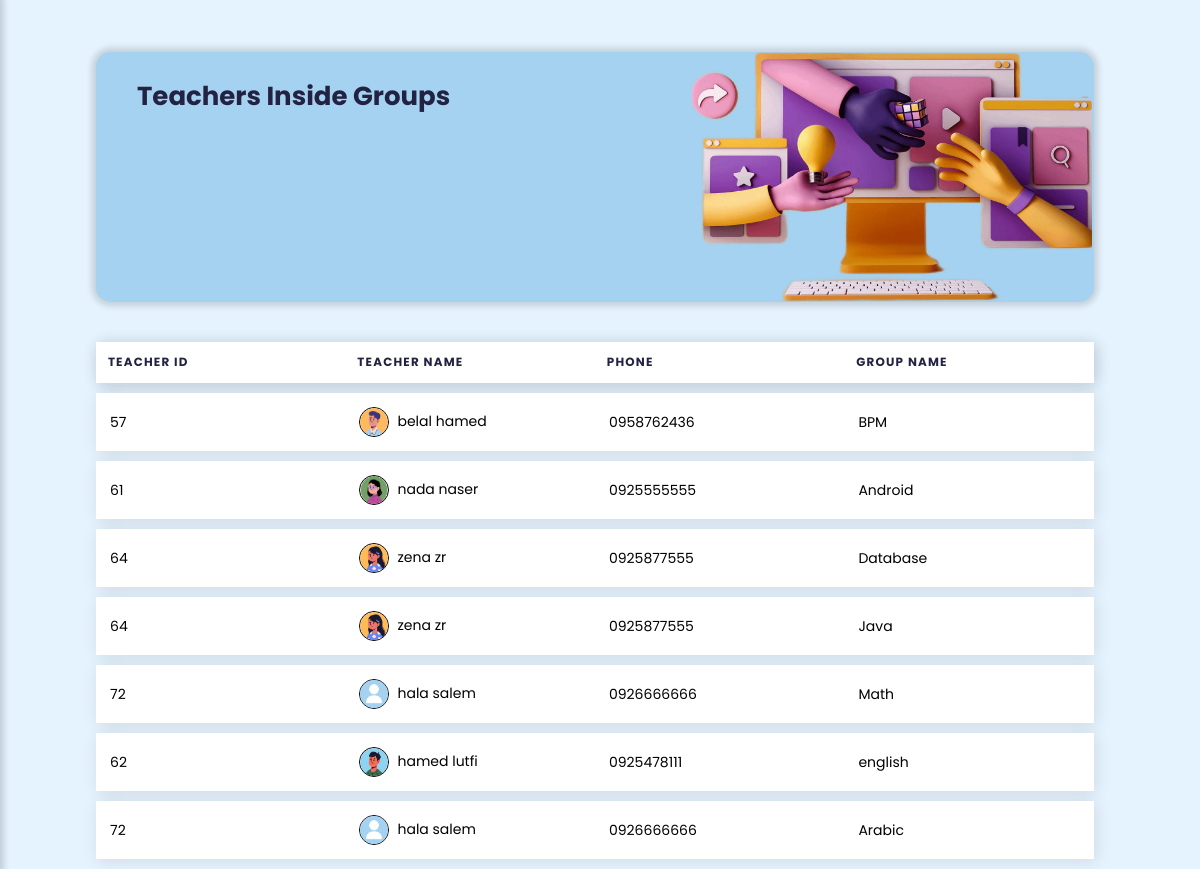
The app's page /UI/control_panel/teacher_with_group_control_panel.php (signed in) with its own data.
### tables this page shows
CREATE TABLE IF NOT EXISTS `teacher` (
  `tr_id` int(8) NOT NULL AUTO_INCREMENT,
  `user_id` int(8) NOT NULL,
  `tr_phone_no` varchar(10) NOT NULL,
  PRIMARY KEY (`tr_id`),
  KEY `user_id` (`user_id`)
);

CREATE TABLE IF NOT EXISTS `user` (
  `user_id` int(8) NOT NULL AUTO_INCREMENT,
  `full_name` varchar(50) NOT NULL,
  `password` varchar(225) NOT NULL,
  `u_img` varchar(225) DEFAULT NULL,
  `role` varchar(8) DEFAULT NULL,
  PRIMARY KEY (`user_id`)
);

CREATE TABLE IF NOT EXISTS `groups` (
  `g_no` int(8) NOT NULL AUTO_INCREMENT,
  `tr_id` int(8) NOT NULL,
  `g_name` varchar(25) NOT NULL,
  `Datetime` datetime NOT NULL DEFAULT CURRENT_TIMESTAMP,
  PRIMARY KEY (`g_no`),
  KEY `tr_id` (`tr_id`)
);

### DataBase/db.php (called while the page is built, shortened)
<?php
require("Connection.php");
function selectAllTeacherInfo(){
    $sql = "SELECT teacher.tr_id,user.user_id,user.full_name,user.u_img,teacher.tr_phone_no,groups.g_name from teacher,user,groups WHERE user.user_id=teacher.user_id AND teacher.tr_id=groups.tr_id;";
    global $conn;
    $pre=$conn->prepare($sql);
    $pre->execute();
    $records=$pre->get_result()->fetch_all(MYSQLI_ASSOC);
    return $records;
}

### UI/control_panel/teacher_with_group_control_panel.php (the view, shortened to what this page needs)
<?php
$teachers=selectAllTeacherInfo();
?>
<!DOCTYPE html>
<html lang="en">
    <head>
        <link rel="stylesheet" href="../../css/controlpanel_groups_teacher_student_files.css">
        <link rel="stylesheet" href="https://maxst.icons8.com/vue-static/landings/line-awesome/line-awesome/1.3.0/css/line-awesome.min.css">
    </head>
<body id="b-vlightblue">
<header class="main_icon">
</header>
<div class="main-content">
    <div class="header-box">
        <div class="header-box-content-table">
            <h2>Teachers Inside Groups</h2><br>
        </div>
        <img src="../../sources/image/teacher_image_3d.png" >
    </div>
    <div class="table-box">
        <table class="table">
            <thead>
                <tr>
                    <th scope="col">Teacher Id</th>
                    <th scope="col">Teacher Name</th>
                    <th scope="col">Phone</th>
                    <th scope="col">Group Name</th>
                </tr>
            </thead>
            <tbody>
            <?php foreach($teachers as $key => $teacher):?>
                <tr>
                    <td data-label="tr-id"><?php echo $teacher['tr_id'] ?></td>
                    <td data-label="tr-name"><img src="<?php echo BASE_URL . '/sources/image/' . $teacher['u_img']; ?>" class="tab-img" style="width: 30px; height: 30px;border-radius:100%;"><?php echo $teacher['full_name'] ?></td>
                    <td data-label="tr-phone"><?php echo $teacher['tr_phone_no'] ?></td>
                    <td data-label="g-name"><?php echo $teacher['g_name'] ?></td>
                </tr>
            <?php endforeach; ?>
            </tbody>
        </table>
    </div>
</div>
</body>
</html>

### css/controlpanel_groups_teacher_student_files.css (style rules this page uses)
:root { --darkblue:#2A3D6C ; --vdarkblue:#222242 ; --orange:#FFBA5F; --lightorange:#fcc680; --shadow1:rgba(17,17,26,0.1) 2px 2px 16px; --shadow2:0 0 0.375rem 0.25rem rgb(0 0 0 / 15%); --lightblue:#A4D2F0; --lightgreen:#D8E6D6; --vlightblue:#e5f3fe; --darkgreen:#53744A; --red:#D92A2A; }
* { padding: 0; margin: 0; text-decoration: none; list-style-type: none; box-sizing: border-box; font-family: "Poppins", sans-serif; }
body { overflow-x: hidden; }
.main-content { margin-left:290px; width: calc(100vw - 290px); transition: margin-left 300ms; padding: 1rem 6rem; }
header { display: flex; align-items: center; }
.header-box { height: 250px; width: 99%; box-shadow: var(--shadow2); background: var(--lightblue); margin-top: 20px; border-radius: 15px; }
.header-box img { width: 420px; float: right; margin-right: 100px; }
@media only screen and (max-width:1334px) { .header-box img { margin-top: 0rem; margin-right: .3rem; width: 440px; } }
@media only screen and (max-width:1370px) { .header-box img { margin-top: 0rem; margin-right: .1rem; width: 400px; } }
@media only screen and (max-width:1280px) { .main-content { width: 100vw; margin-left: 0; } }
#b-vlightblue { background: var(--vlightblue); }
.header-box-content-table { float: left; padding:25px; }
.header-box-content-table { text-align: center; }
.header-box-content-table h2 { font-size: 26px; padding-left: 1rem; color: var(--vdarkblue); }
.table-box { width:99%; box-shadow: var(--shadow); margin-top: 30px; border-radius: 10px; float: left; }
table { border-collapse: separate; margin: 0; padding: 0; width: 100%; font-size: 14px; border-radius: 10px; table-layout: fixed; border-spacing: 0 10px; }
table tr { padding: .15em; margin-bottom: 10px; box-shadow: var(--shadow1); }
thead { box-shadow: var(--shadow1); color: var(--vdarkblue); }
table th,table td { padding: 1em; text-align: left; background: #FFFFFF; }
table th { font-size: .85em; letter-spacing: .1em; text-transform: uppercase; }
.tab-img { display: inline-block; width: 30px; height: 30px; vertical-align: middle; border: 1px solid #000; border-radius:100%; margin-right: 8px; }

### records on screen
teacher: tr_id "57", user.u_img (picture), user.full_name "belal hamed", tr_phone_no "0958762436", groups.g_name "BPM"
teacher: tr_id "61", user.u_img (picture), user.full_name "nada naser", tr_phone_no "0925555555", groups.g_name "Android"
teacher: tr_id "64", user.u_img (picture), user.full_name "zena zr", tr_phone_no "0925877555", groups.g_name "Database", groups.g_name "Java"
teacher: tr_id "72", user.u_img (picture), user.full_name "hala salem", tr_phone_no "0926666666", groups.g_name "Math", groups.g_name "Arabic"
teacher: tr_id "62", user.u_img (picture), user.full_name "hamed lutfi", tr_phone_no "0925478111", groups.g_name "english"
